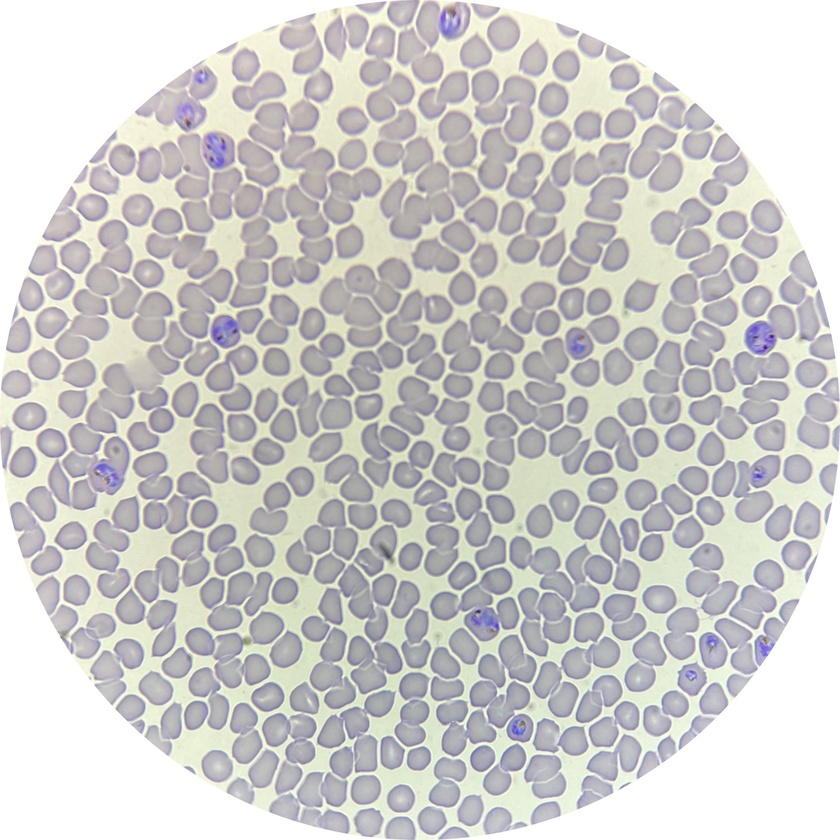
#> input picture Cell-Counting/sample_infected_1.jpg, 840 x 840 px, shrunk from 1430 x 1429 before the run, found by its file name
$ python Parasitemia+Patterns.py
#> lines starting #> are read from the running program, lines starting #| are printed output that depends on the picture; after the words box and inside, x2 and y2 are one past the last pixel; in counts of white or black regions, pixels touching at a corner belong together
import cv2
import numpy as np
import matplotlib.pyplot as plt

# ===============================
# 0. 이미지 로드
# ===============================
image_path = "sample_infected_1.jpg"
img = cv2.imread(image_path)
#> img is the input picture: shape (840, 840, 3); mean B, G, R 202.1, 203.6, 204.9
if img is None:
    raise ValueError("이미지를 찾을 수 없습니다. 경로를 확인해주세요.")
orig = img.copy()

# ===============================
# 1. Grayscale & CLAHE
# ===============================
gray = cv2.cvtColor(img, cv2.COLOR_BGR2GRAY)

# 흐릿한 적혈구 대비 향상 (필수)
clahe = cv2.createCLAHE(clipLimit=3.0, tileGridSize=(8,8))
gray_enhanced = clahe.apply(gray)
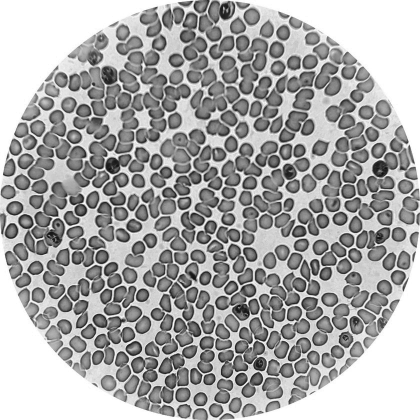
#> gray_enhanced: shape (840, 840) (shown at 1/2 size); min 7, max 255, mean 169.7

# ===============================
# 2. Masked Otsu Segmentation
# ===============================
# 설명: 전체 이미지가 아니라, '배경이 아닌 부분'만 가지고 Otsu를 계산합니다.

# 2-1. 1차 분류: 흰색 배경(255 근처)과 나머지(혈청+적혈구) 분리
ret_bg, mask_bg = cv2.threshold(gray, 250, 255, cv2.THRESH_BINARY)
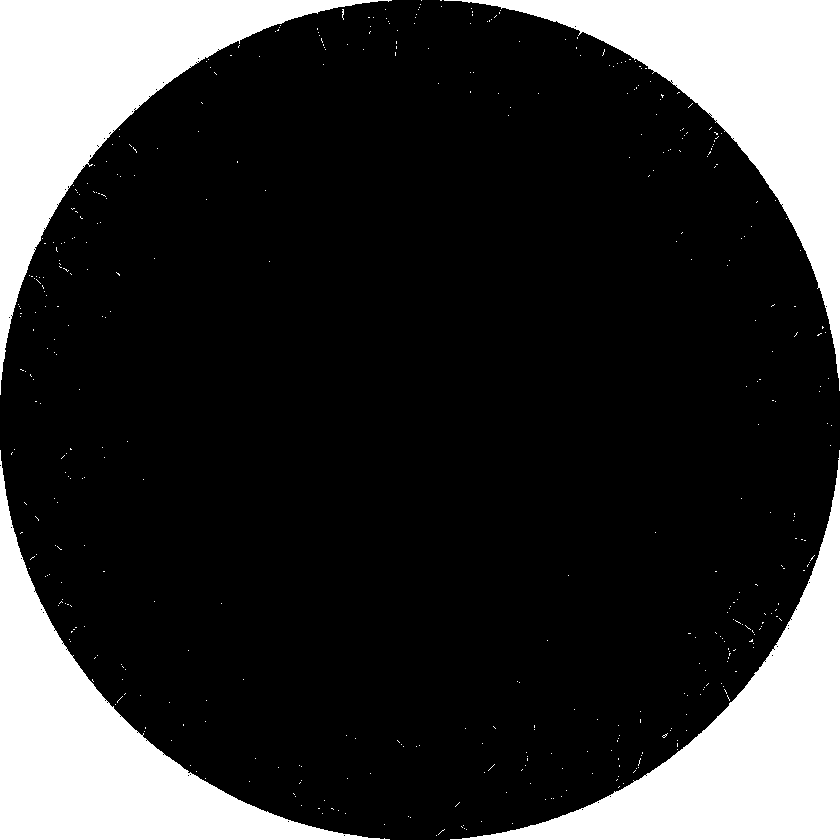
#> mask_bg: shape (840, 840); 21.4% white; 458 white regions (454 under 20 px), largest, box (x1, y1, x2, y2) and area: (444, 0, 840, 391) 37577, (0, 450, 390, 840) 37557, (0, 0, 392, 395) 37543, (450, 450, 840, 840) 37531
mask_tissue = cv2.bitwise_not(mask_bg) # 배경 반전 -> 조직만 남김

# 2-2. 2차 분류: 조직 영역(혈청+적혈구) 내부에서만 Otsu 계산
tissue_pixels = gray_enhanced[mask_tissue > 0]

# 뽑아낸 픽셀들만 가지고 Otsu 임계값을 계산합니다.
otsu_threshold, _ = cv2.threshold(
    tissue_pixels, 0, 255, cv2.THRESH_BINARY + cv2.THRESH_OTSU
)
#> otsu_threshold = 154

print(f"Otsu 자동값: {otsu_threshold}")
#| Otsu 자동값: 154.0

_, binary = cv2.threshold(gray_enhanced, otsu_threshold, 255, cv2.THRESH_BINARY_INV)
#> binary: shape (840, 840); 45.6% white; 404 white regions (54 under 20 px), largest, box (x1, y1, x2, y2) and area: (248, 100, 381, 224) 5778, (380, 136, 480, 240) 4830, (68, 345, 180, 455) 4660

# [중요] 배경이었던 곳도 흰색으로 변했을 수 있으니, 확실하게 날려버립니다.
binary = cv2.bitwise_and(binary, binary, mask=mask_tissue)


# ===============================
# 3. 노이즈 제거 및 구멍 채우기
# ===============================
kernel = np.ones((3, 3), np.uint8)
opening = cv2.morphologyEx(binary, cv2.MORPH_OPEN, kernel, iterations=1)
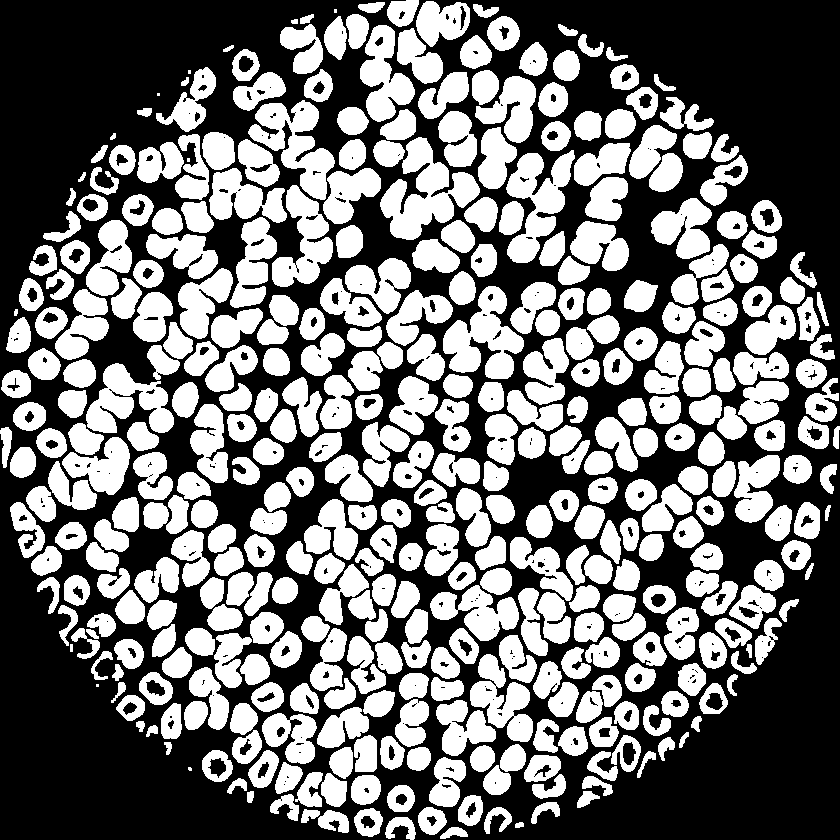
#> opening: shape (840, 840); 45.2% white; 403 white regions (6 under 20 px)

cnts, _ = cv2.findContours(opening, cv2.RETR_TREE, cv2.CHAIN_APPROX_SIMPLE)
#> cnts = 739 contours, 196 with area under 20; largest, box (x1, y1, x2, y2) and area: (380, 137, 480, 240) 4546, (443, 286, 524, 379) 3786, (248, 100, 335, 200) 3624, (506, 150, 575, 263) 3570, (86, 363, 174, 433) 3062
binary_final = np.zeros_like(opening)
total_area = opening.shape[0] * opening.shape[1]

for cnt in cnts:
    area = cv2.contourArea(cnt)
    if area < 30: continue # 먼지 제거
    if area > (total_area * 0.20): continue # 큰 테두리 제거
    cv2.drawContours(binary_final, [cnt], -1, 255, -1)
#> this loop made 739 passes
#> area on passes 1 to 3: 171, 32, 346.5
#> binary_final: shape (840, 840); 46.5% white; 392 white regions, largest, box (x1, y1, x2, y2) and area: (380, 137, 480, 240) 4821, (443, 286, 524, 379) 4005, (248, 100, 335, 200) 3885

binary = binary_final

# ===============================
# 4. Distance Transform & Counting
# ===============================
dist = cv2.distanceTransform(binary, cv2.DIST_L2, 5)
dist = cv2.GaussianBlur(dist, (7, 7), 0)

min_peak_ratio = 0.40
local_max = cv2.dilate(dist, kernel) == dist
#> local_max: shape (840, 840) bool; 29.6% white; 945 white regions (801 under 20 px), largest, box (x1, y1, x2, y2) and area: (0, 0, 355, 372) 42267, (482, 0, 840, 374) 39826, (0, 459, 358, 840) 39057
local_max &= (dist > min_peak_ratio * dist.max())
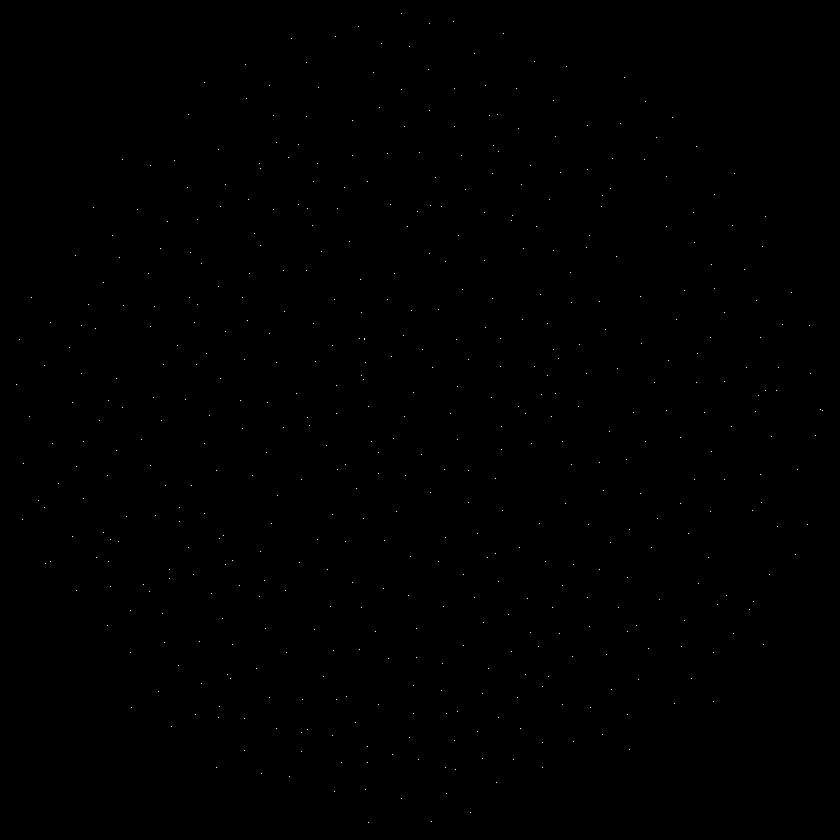
#> local_max: shape (840, 840) bool; 0.07% white in thin lines or dots

num_peaks, peak_labels = cv2.connectedComponents(local_max.astype(np.uint8))
#> peak_labels: shape (840, 840) int32; 519 distinct labels, from 0 to 518
#> num_peaks = 519
num_peaks -= 1
#> num_peaks = 518

peak_points = []
for i in range(1, num_peaks + 1):
    ys, xs = np.where(peak_labels == i)
    if len(xs) == 0: continue
    peak_points.append((int(np.mean(ys)), int(np.mean(xs))))
#> this loop made 518 passes
#> (ys, xs) on passes 1 to 3: ([13], [401]), ([21], [453]), ([23], [429])
#> after the loop, peak_points = 518 pairs, first value 13 to 822, second value 16 to 822

# NMS (겹침 제거)
min_peak_distance = 20
peak_points = sorted(peak_points, key=lambda p: dist[p[0], p[1]], reverse=True)
filtered_peaks = []
for (y, x) in peak_points:
    keep = True
    for (fy, fx) in filtered_peaks:
        if np.hypot(y - fy, x - fx) < min_peak_distance: keep = False; break
    if keep: filtered_peaks.append((y, x))
#> this loop made 518 passes
#> (y, x) on passes 1 to 3: (475, 107), (337, 760), (149, 218)
#> after the loop, filtered_peaks = 461 pairs, first value 13 to 822, second value 16 to 820

# ===============================
# 5. 결과 출력 (Infected Logic 개선 + 패턴 추출 추가)
# ===============================
output = orig.copy()
count = 0
infected_count = 0

# 파라미터 설정
ROI_RADIUS = 15  # 세포 크기에 맞춰 조정 필요 (반지름)
PARASITE_THR = 10 # 검출된 보라색 픽셀이 이 개수 이상이면 감염으로 간주

# Giemsa 염색된 기생충(보라색/진한 파란색)을 잡기 위한 HSV 범위
lower_purple = np.array([120, 100, 50])
#> lower_purple = [120, 100, 50]
upper_purple = np.array([170, 255, 255])
#> upper_purple = [170, 255, 255]

# 원본 이미지를 HSV로 변환 (색상 분석용)
hsv_img = cv2.cvtColor(orig, cv2.COLOR_BGR2HSV)
#> hsv_img: shape (840, 840, 3); mean H, S, V 65, 15.1, 209.2

# [NEW] 감염된 세포의 패턴 이미지를 저장할 리스트
infected_rois_vis = []

for (y, x) in filtered_peaks:
    # 1. 세포 한 개에 대한 ROI(관심 영역) 설정
    y_min = max(0, y - ROI_RADIUS)
    y_max = min(orig.shape[0], y + ROI_RADIUS)
    x_min = max(0, x - ROI_RADIUS)
    x_max = min(orig.shape[1], x + ROI_RADIUS)

    cell_roi_hsv = hsv_img[y_min:y_max, x_min:x_max]

    # 2. ROI 내에서 원형 마스크 생성
    mask_roi = np.zeros((cell_roi_hsv.shape[0], cell_roi_hsv.shape[1]), dtype=np.uint8)
    cv2.circle(mask_roi, (x - x_min, y - y_min), ROI_RADIUS, 255, -1)

    # 3. 색상 기반 기생충 검출 (HSV Masking)
    parasite_mask = cv2.inRange(cell_roi_hsv, lower_purple, upper_purple)
    parasite_mask = cv2.bitwise_and(parasite_mask, parasite_mask, mask=mask_roi)

    # 4. 감염 여부 판단
    detected_pixels = cv2.countNonZero(parasite_mask)

    if detected_pixels > PARASITE_THR:
        color = (0, 0, 255) # Red for Infected
        infected_count += 1

        # [NEW] 감염된 경우, 시각화를 위해 Grayscale(CLAHE 적용본) ROI 추출
        # 패턴 분석에는 명암 대비가 뚜렷한 gray_enhanced가 효과적입니다.
        roi_vis = gray_enhanced[y_min:y_max, x_min:x_max]
        infected_rois_vis.append(roi_vis)

    else:
        color = (0, 255, 0) # Green for Healthy

    # 시각화
    cv2.circle(output, (x, y), ROI_RADIUS, color, 2)
    count += 1
#> this loop made 461 passes
#> (y, x, y_min, y_max, x_min, x_max, detected_pixels, color) on passes 1 to 8: (475, 107, 460, 490, 92, 122, 86, (0, 0, 255)), (337, 760, 322, 352, 745, 775, 246, (0, 0, 255)), (149, 218, 134, 164, 203, 233, 109, (0, 0, 255)), (33, 503, 18, 48, 488, 518, 0, (0, 255, 0)), (21, 453, 6, 36, 438, 468, 83, (0, 0, 255)), (343, 641, 328, 358, 626, 656, 0, (0, 255, 0)), (326, 150, 311, 341, 135, 165, 0, (0, 255, 0)), (622, 483, 607, 637, 468, 498, 83, (0, 0, 255))
#> pass 1, `roi_vis = gray_enhanced[y_min:y_max, x_min:x_max]`:
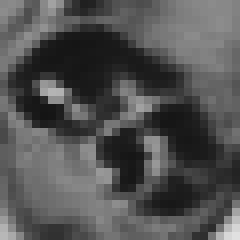
#> roi_vis: shape (30, 30) (shown 8 times larger); min 20, max 224, mean 82.5
#> after the loop:
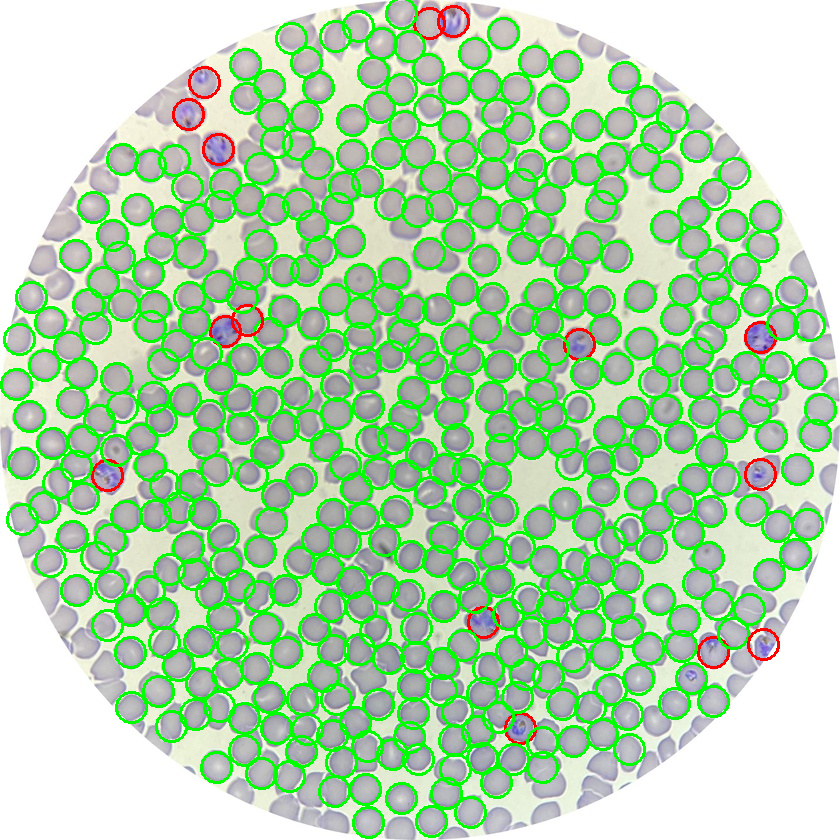
#> output: shape (840, 840, 3); 16.79% of pixels changed, all inside (x1, y1, x2, y2) = (0, 0, 837, 839)

# Parasitemia 계산
parasitemia = (infected_count / count * 100) if count > 0 else 0

print(f"Total Cells: {count}")
#| Total Cells: 461
print(f"Infected Cells: {infected_count}")
#| Infected Cells: 15
print(f"Parasitemia: {parasitemia:.2f}%")
#| Parasitemia: 3.25%

# 결과 시각화 1: 전체 카운팅 결과
plt.figure(figsize=(10, 10))
plt.imshow(cv2.cvtColor(output, cv2.COLOR_BGR2RGB))
plt.title(f"Result (Parasitemia: {parasitemia:.2f}%)")
plt.axis("off")
plt.show()

# ===============================
#  7-2. 감염된 적혈구 히트맵 시각화
# ===============================
if infected_rois_vis:
    # 너무 많으면 최대 6개까지만 시각화
    n_show = min(len(infected_rois_vis), 6)

    # subplot 생성
    fig, ax = plt.subplots(2, n_show, figsize=(3 * n_show, 6))

    # 감염된 세포가 1개인 경우 배열 차원 보정
    if n_show == 1:
        ax = ax.reshape(2, 1)

    # --- 패턴 추출 파라미터 (조정 가능) ---
    # 밝은 부분은 배경/세포질로 보고 날리고, 아주 어두운(기생충) 부분만 남김
    # CLAHE가 적용되었으므로 값이 달라질 수 있어, 필요시 이 값을 조정하세요.
    DARK_CUT_OFF = 100
    # ------------------------------------

    for i in range(n_show):
        roi_target = infected_rois_vis[i].copy()

        # 1. 감염된 세포 원본(Grayscale/CLAHE) 표시
        ax[0, i].imshow(roi_target, cmap="gray")
        ax[0, i].set_title(f"Infected #{i+1}")
        ax[0, i].axis("off")

        # 2. 어두운 특이점(기생충 패턴) 추출
        # 마스크 생성: DARK_CUT_OFF보다 어두운 부분만 True
        mask = roi_target < DARK_CUT_OFF

        # 배경을 흰색(255)으로 날려서 어두운 패턴만 남김
        roi_refined = np.full_like(roi_target, 255)
        roi_refined[mask] = roi_target[mask]

        # 3. 히트맵 시각화 (magma 컬러맵)
        # 어두울수록(값이 낮을수록) 진한 색상으로 표현됨
        ax[1, i].imshow(roi_refined, cmap="magma")
        ax[1, i].set_title(f"Infected Pattern")
        ax[1, i].axis("off")

    plt.suptitle("Infected Cell Patterns (Extracted from HSV Detection)", fontsize=16)
    plt.tight_layout()
    plt.show()
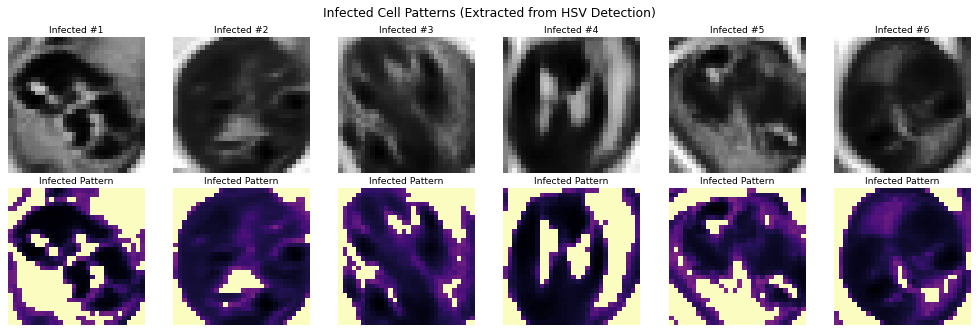
#> figure drawn by matplotlib, 12 panels
else:
    print("감염된 세포가 검출되지 않아 패턴 시각화를 건너뜁니다.")

$ run again, with Cell-Counting/sample_infected_2.jpg copied over Cell-Counting/sample_infected_1.jpg
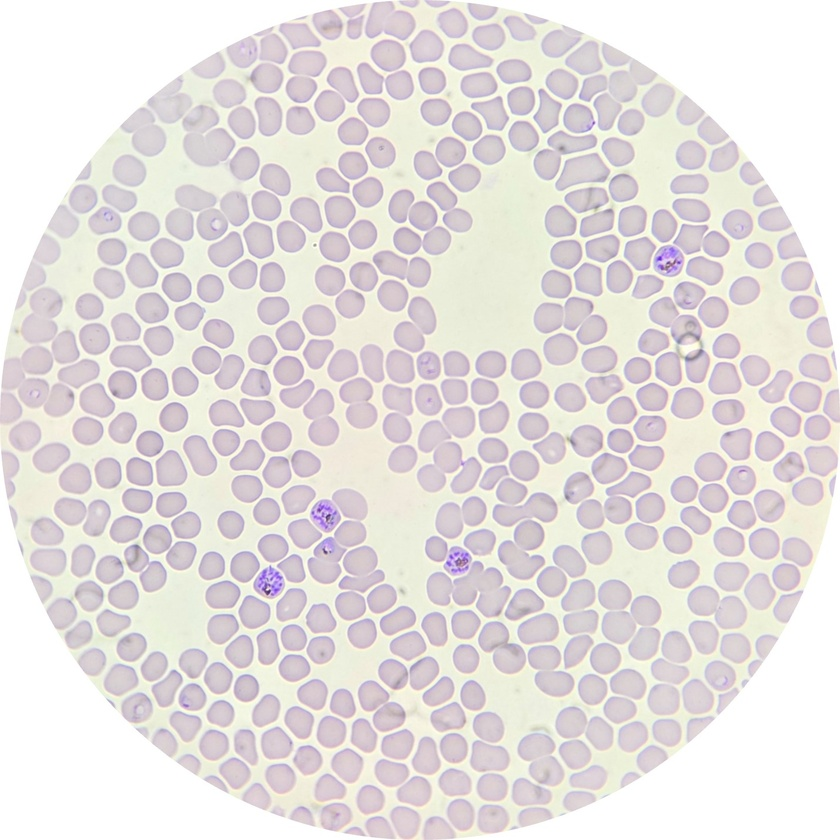
#> input picture Cell-Counting/sample_infected_2.jpg, 840 x 840 px, shrunk from 1429 x 1429 before the run, found by its file name
#> img is the input picture: shape (840, 840, 3); mean B, G, R 222.9, 223.5, 229.1
#> `ret_bg, mask_bg = cv2.threshold(gray, 250, 255, cv2.THRESH_BINARY)`:
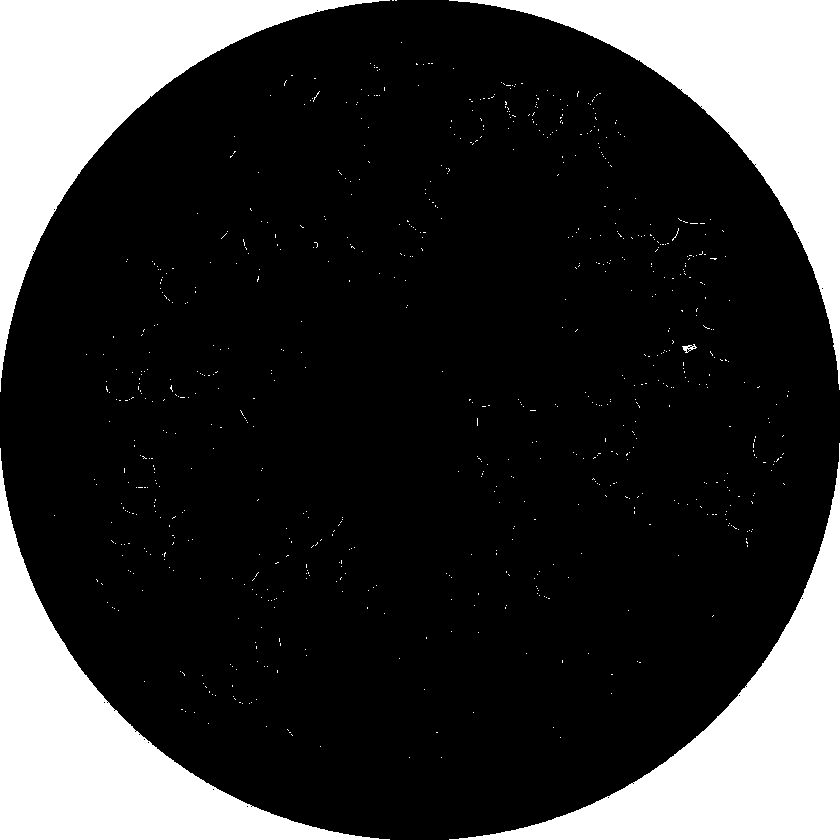
#> mask_bg: shape (840, 840); 21.5% white; 773 white regions (768 under 20 px), largest, box (x1, y1, x2, y2) and area: (449, 443, 840, 840) 37595, (449, 0, 840, 390) 37567, (0, 0, 390, 392) 37554, (0, 448, 390, 840) 37551, (682, 344, 697, 353) 59
#> otsu_threshold = 176
#| Otsu 자동값: 176.0
#> binary: shape (840, 840); 42.9% white; 507 white regions (80 under 20 px), largest, box (x1, y1, x2, y2) and area: (0, 288, 100, 424) 6702, (649, 297, 710, 386) 2808, (427, 561, 511, 618) 2613
#> opening: shape (840, 840); 42.6% white; 447 white regions (9 under 20 px)
#> cnts = 696 contours, 201 with area under 20; largest, box (x1, y1, x2, y2) and area: (2, 288, 100, 417) 5794, (649, 297, 710, 386) 2898, (427, 561, 511, 617) 2454, (417, 442, 482, 493) 1886, (308, 521, 366, 584) 1734
#> the loop `for cnt in cnts:` made 696 passes
#> area on passes 1, 3, 4: 101, 549, 467
#> peak_labels: shape (840, 840) int32; 466 distinct labels, from 0 to 465
#> `num_peaks, peak_labels = cv2.connectedComponents(local_max.astype(np.u..`: num_peaks = 466
#> `num_peaks -= 1`: num_peaks = 465
#> the loop `for i in range(1, num_peaks + 1):` made 465 passes
#> (ys, xs) on passes 1 to 3: ([12], [481]), ([17], [382]), ([23], [453])
#> after the loop `for i in range(1, num_peaks + 1):`: peak_points = 465 pairs, first value 12 to 827, second value 10 to 831
#> the loop `for (y, x) in peak_points:` made 465 passes
#> (y, x) on passes 1 to 3: (55, 389), (627, 618), (349, 560)
#> after the loop `for (y, x) in peak_points:`: filtered_peaks = 422 pairs, first value 12 to 827, second value 10 to 831
#> lower_purple = [120, 100, 50]
#> upper_purple = [170, 255, 255]
#> hsv_img: shape (840, 840, 3); mean H, S, V 78.1, 14.3, 230.7
#> the loop `for (y, x) in filtered_peaks:` made 422 passes
#> (y, x, y_min, y_max, x_min, x_max, detected_pixels, color) on pass 19: (261, 668, 246, 276, 653, 683, 126, (0, 0, 255))
#| Total Cells: 422
#| Infected Cells: 4
#| Parasitemia: 0.95%
#> after the loop `for i in range(n_show):`:
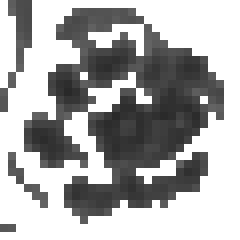
#> roi_refined: shape (30, 30) (shown 8 times larger); min 41, max 255, mean 171.4
